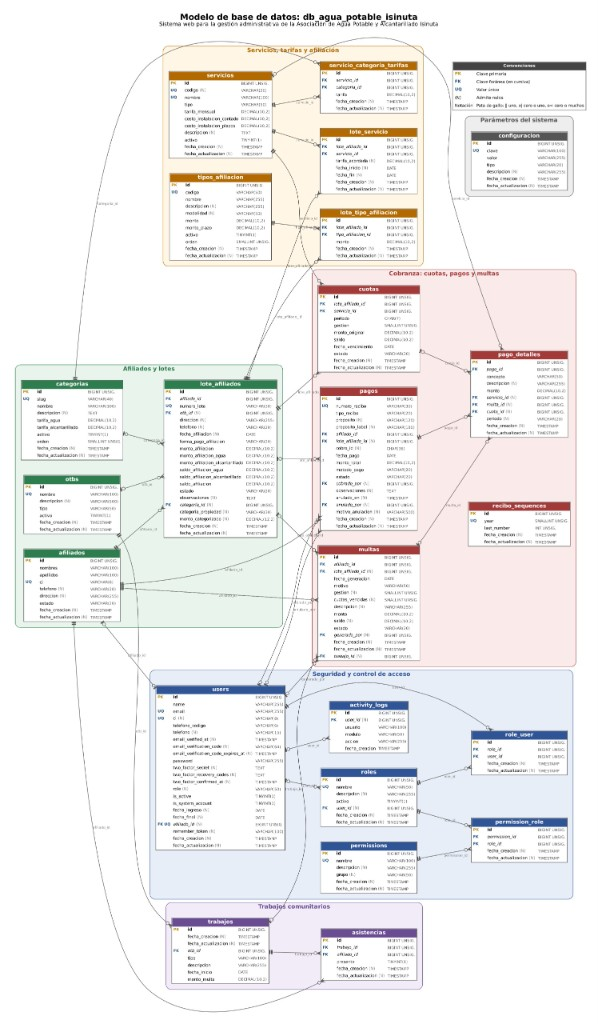
#> input picture _doc_review/erd_isinuta.jpg, 598 x 1024 px, given in place of Modelo de base de datos del sistema Isinuta.png, which was not available
$ python repack_erd_from_capture.py
#> lines starting #> are read from the running program, lines starting #| are printed output that depends on the picture; after the words box and inside, x2 and y2 are one past the last pixel; in counts of white or black regions, pixels touching at a corner belong together
# -*- coding: utf-8 -*-
"""
Reacomoda la captura Workbench ORIGINAL (mismo dibujo al 100%).
Solo mueve recortes de tablas para imprimir sin huecos.
"""
from pathlib import Path
import numpy as np
from PIL import Image, ImageDraw

SRC = Path(
    r"c:\laragon\www\gest_admin_ASOCIACIÓN_AGUA _POTABLE_ALCANTARILLADO _ISINUTA"
    r"\Claude outputs\Modelo de base de datos del sistema Isinuta.png"
)
OUT = Path(r"c:\Users\papu\Desktop\ERD_ISINUTA_impresion.png")
OUT2 = Path(r"c:\Users\papu\Desktop\ERD_ISINUTA.png")
DEBUG = Path(
    r"c:\laragon\www\gest_admin_ASOCIACIÓN_AGUA _POTABLE_ALCANTARILLADO _ISINUTA"
    r"\_doc_review\erd_detect_debug.png"
)

MARGIN = 36
GAP_X = 26
GAP_Y = 20


def detect_headers(arr):
    r = arr[:, :, 0].astype(np.int16)
    g = arr[:, :, 1].astype(np.int16)
    b = arr[:, :, 2].astype(np.int16)
    mask = (b > 155) & (g > 145) & (r < 230) & (b > r + 8)
    row_on = mask.mean(axis=1) > 0.008
    h, w = mask.shape
    headers = []
    y = 0
    while y < h:
        if not row_on[y]:
            y += 1
            continue
        y0 = y
        while y < h and row_on[y]:
            y += 1
        y1 = y - 1
        bh = y1 - y0 + 1
        if bh < 25:  # ignorar franjas azul de 11px (ruido)
            continue
        # si banda muy alta, partir cabecera típica ~50px
        if bh > 70:
            y1 = y0 + 49
            bh = 50
        strip = mask[y0 : y1 + 1].any(axis=0)
        # cierre horizontal de huecos de texto
        dil = np.zeros(w, dtype=bool)
        xs = np.where(strip)[0]
        for i in xs:
            dil[max(0, i - 22) : min(w, i + 23)] = True
        x = 0
        while x < w:
            if not dil[x]:
                x += 1
                continue
            x0 = x
            while x < w and dil[x]:
                x += 1
            x1 = x - 1
            if x1 - x0 >= 120:
                headers.append((x0, y0, x1, min(y1, y0 + 55)))
    # fusionar solapes misma banda
    headers = sorted(headers, key=lambda t: (t[1], t[0]))
    merged = []
    for hd in headers:
        if merged and abs(merged[-1][1] - hd[1]) <= 8 and hd[0] <= merged[-1][2] + 30:
            m = list(merged[-1])
            m[0] = min(m[0], hd[0])
            m[2] = max(m[2], hd[2])
            merged[-1] = tuple(m)
        else:
            merged.append(hd)
    return merged


def x_overlap(a0, a1, b0, b1):
    return max(0, min(a1, b1) - max(a0, b0) + 1)


def row_has_ink(arr, y, left, right):
    mid = left + max(50, int((right - left) * 0.7))
    row = arr[y, left : mid + 1]
    return float(np.mean(row[:, 0] < 100)) > 0.01 or float(np.mean(row[:, 0] < 200)) > 0.05


def build_tables(arr, headers):
    h, w, _ = arr.shape
    headers = sorted(headers, key=lambda t: (t[1], t[0]))
    tables = []
    for i, (x0, y0, x1, y1) in enumerate(headers):
        ym = (y0 + y1) // 2
        left, right = x0, x1
        while left > 1 and int(arr[ym, left - 1].mean()) < 247:
            left -= 1
        while right < w - 2 and int(arr[ym, right + 1].mean()) < 247:
            right += 1

        width = right - left + 1
        limit = min(h - 1, y1 + 1100)
        for j in range(i + 1, len(headers)):
            hx0, hy0, hx1, hy1 = headers[j]
            if hy0 <= y1 + 5:
                continue
            if x_overlap(left, right, hx0, hx1) >= min(width, hx1 - hx0 + 1) * 0.4:
                limit = min(limit, hy0 - 2)
                break

        top = y0
        bottom = y1 + 70
        miss = 0
        for y in range(y1 + 1, limit + 1):
            if row_has_ink(arr, y, left, right):
                bottom = y
                miss = 0
            else:
                miss += 1
                # Workbench deja ~15-25 px blancos entre filas; cortar solo tras hueco grande
                if y > y1 + 100 and miss >= 40:
                    break
        bottom = min(h - 1, bottom + 6)
        if right - left < 130 or bottom - top < 120:
            continue
        tables.append((left, top, right, bottom))
    return tables


def pack(crops, n_cols=5):
    items = sorted(enumerate(crops), key=lambda t: (-t[1].size[1], -t[1].size[0]))
    cols = [[] for _ in range(n_cols)]
    heights = [0] * n_cols
    widths = [0] * n_cols
    for _, im in items:
        i = int(np.argmin(heights))
        cols[i].append(im)
        heights[i] += im.size[1] + GAP_Y
        widths[i] = max(widths[i], im.size[0])
    heights = [max(0, v - GAP_Y) for v in heights]
    W = MARGIN * 2 + sum(widths) + GAP_X * (n_cols - 1)
    H = MARGIN * 2 + max(heights)
    canvas = Image.new("RGB", (W, H), (255, 255, 255))
    x = MARGIN
    for i, col in enumerate(cols):
        y = MARGIN
        for im in col:
            canvas.paste(im, (x + (widths[i] - im.size[0]) // 2, y))
            y += im.size[1] + GAP_Y
        x += widths[i] + GAP_X
    return canvas


def main():
    im = Image.open(SRC).convert("RGB")
#> im is the input picture: PIL image 598x1024 RGB; mean R, G, B 239.6, 238.4, 238.1
    arr = np.array(im)
    print("src", im.size)
#| src (598, 1024)
    headers = detect_headers(arr)
#> in detect_headers, `r = arr[:, :, 0].astype(np.int16)`:
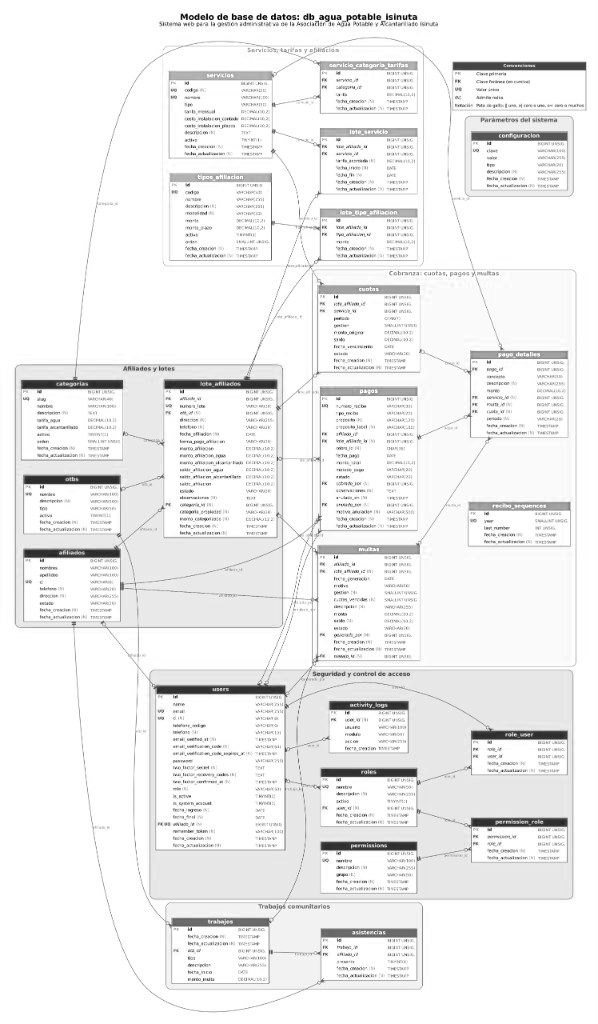
#> r: shape (1024, 598) int16; min 0, max 255, mean 239.6
#> in detect_headers, `g = arr[:, :, 1].astype(np.int16)`:
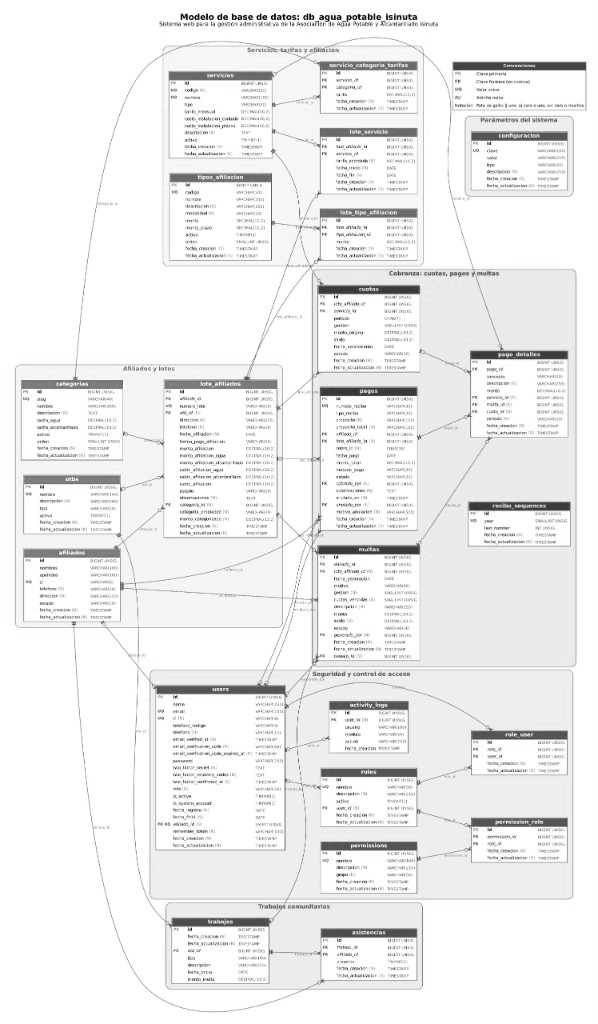
#> g: shape (1024, 598) int16; min 0, max 255, mean 238.4
#> in detect_headers, `b = arr[:, :, 2].astype(np.int16)`:
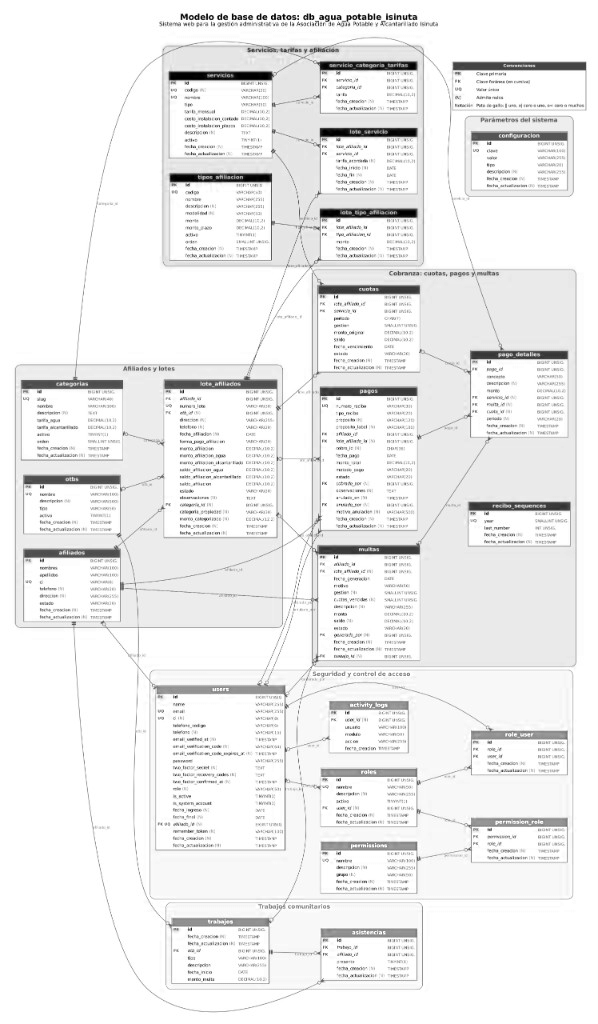
#> b: shape (1024, 598) int16; min 0, max 255, mean 238.1
#> in detect_headers, `mask = (b > 155) & (g > 145) & (r < 230) & (b > r + 8)`:
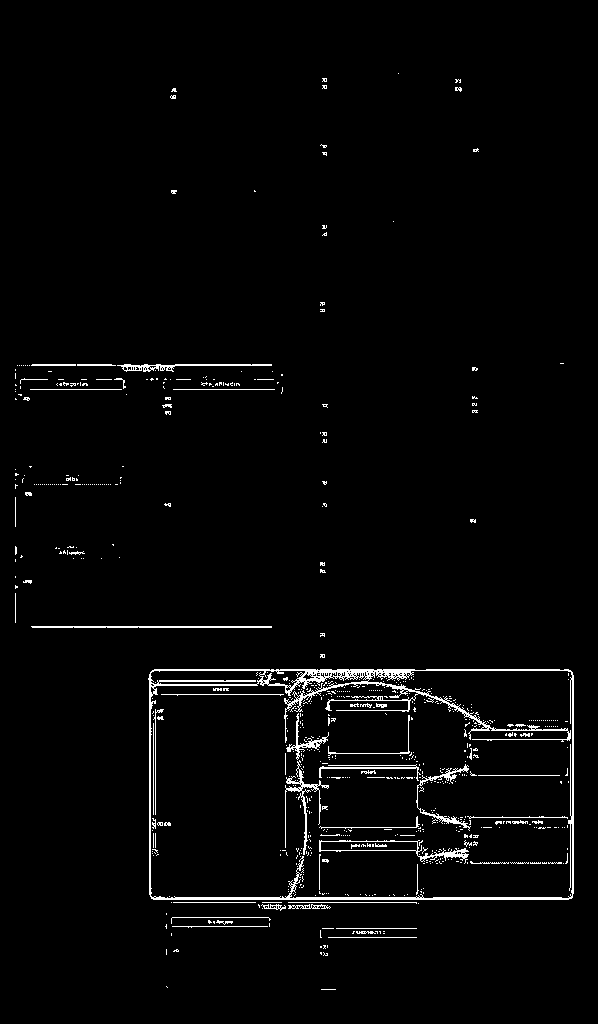
#> mask: shape (1024, 598) bool; 2.4% white in thin lines or dots, all inside (x1, y1, x2, y2) = (15, 73, 574, 990)
#> after the loop in detect_headers, `while y < h:`: headers = [(126, 669, 595, 718)]; y = 1024
#> the loop in detect_headers, `for hd in headers:` made 1 pass
#> after the loop in detect_headers, `for hd in headers:`: merged = [(126, 669, 595, 718)]
#> headers = [(126, 669, 595, 718)]
    print("headers", len(headers))
#| headers 1
    for hd in headers:
        print(" ", hd)
#> this loop made 1 pass
#|   (126, 669, 595, 718)

    boxes = build_tables(arr, headers)
#> the loop in build_tables, `for i, (x0, y0, x1, y1) in enumerate(headers):` made 1 pass
#> (x0, y0, x1, y1, ym, width) on pass 1: (126, 669, 595, 718, 693, 470)
#> after the loop in build_tables, `for i, (x0, y0, x1, y1) in enumerate(headers):`: tables = [(126, 669, 595, 1017)]
#> boxes = [(126, 669, 595, 1017)]
    print("tables", len(boxes))
#| tables 1
    for b in sorted(boxes, key=lambda x: (x[1], x[0])):
        print(f"  {b[2]-b[0]:4d}x{b[3]-b[1]:4d} @ ({b[0]:4d},{b[1]:4d})")
#> this loop made 1 pass
#|    469x 348 @ ( 126, 669)

    dbg = im.copy()
    d = ImageDraw.Draw(dbg)
    for b in boxes:
        d.rectangle(b, outline=(255, 0, 0), width=4)
    dbg.save(DEBUG)
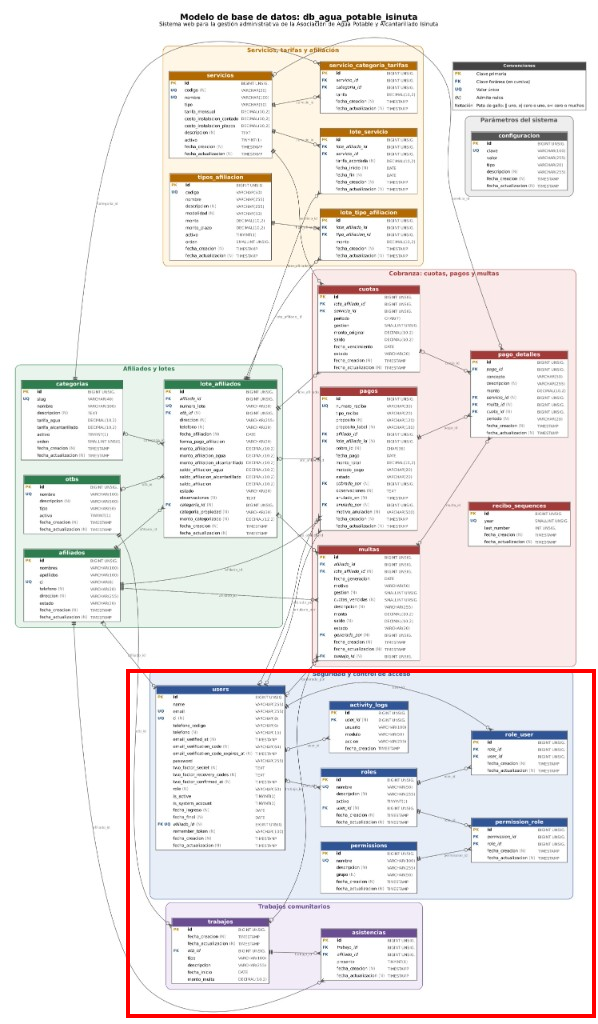
#> saved as erd_detect_debug.png: PIL image 598x1024 RGB; mean R, G, B 239.7, 235.7, 235.4

    order = sorted(range(len(boxes)), key=lambda i: (boxes[i][1] // 120, boxes[i][0]))
#> order = [0]
    crops = [im.crop((boxes[i][0], boxes[i][1], boxes[i][2] + 1, boxes[i][3] + 1)) for i in order]
#> crops = 1 item
    out = pack(crops, n_cols=5 if len(crops) >= 18 else 4)
#> the loop in pack, `for _, im in items:` made 1 pass
#> after the loop in pack, `for _, im in items:`: heights = [369, 0, 0, 0]; widths = [470, 0, 0, 0]
#> in pack, `heights = [max(0, v - GAP_Y) for v in heights]`: heights = [349, 0, 0, 0]
#> in pack, `W = MARGIN * 2 + sum(widths) + GAP_X * (n_cols - 1)`: W = 620
#> in pack, `H = MARGIN * 2 + max(heights)`: H = 421
#> in pack, `canvas = Image.new("RGB", (W, H), (255, 255, 255))`: canvas: PIL image 620x421 RGB; every value is 255
#> the loop in pack, `for i, col in enumerate(cols):` made 4 passes
#> x on passes 1 to 4: 532, 558, 584, 610
#> after the loop in pack, `for i, col in enumerate(cols):`:
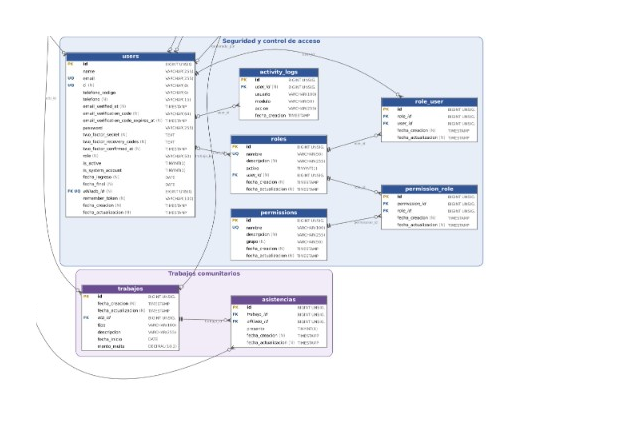
#> canvas: PIL image 620x421 RGB; mean R, G, B 240.7, 242.3, 246.5
#> after the loop in pack, `for i, col in enumerate(cols):`:
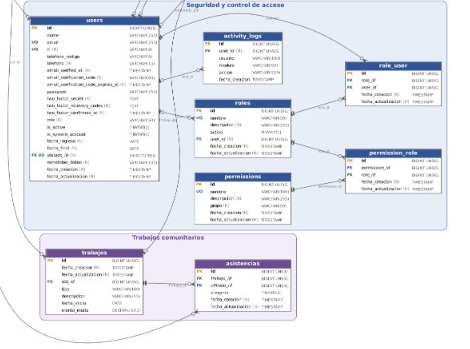
#> im: PIL image 470x349 RGB; mean R, G, B 232.2, 234.8, 241.4
#> after the loop in pack, `for i, col in enumerate(cols):`: x = 610

    for path in (OUT, OUT2):
        try:
            out.save(path, "PNG", optimize=True)
            print("OK", path, out.size)
        except OSError as e:
            alt = path.with_name(path.stem + "_v2.png")
            out.save(alt, "PNG", optimize=True)
            print("ALT", alt, e)


if __name__ == "__main__":
    main()

$ run again, on _doc_review/media_check/image12.jpeg
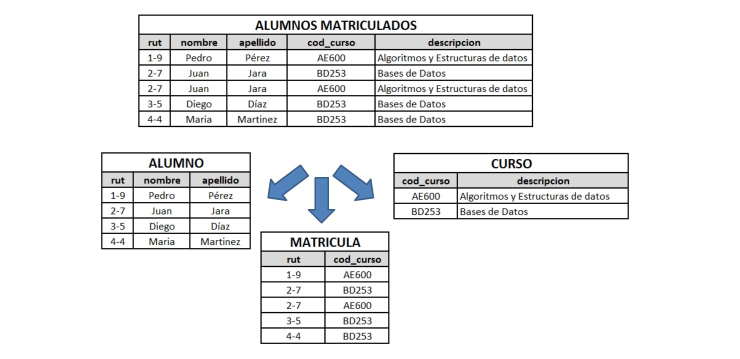
#> input picture _doc_review/media_check/image12.jpeg, 1480 x 718 px, given in place of Modelo de base de datos del sistema Isinuta.png, which was not available (shown at 1/2 size)
#> in main, im is the input picture: PIL image 1480x718 RGB; mean R, G, B 237.2, 237.6, 237.9
#| src (1480, 718)
#> in detect_headers, `mask = (b > 155) & (g > 145) & (r < 230) & (b > r + 8)`:
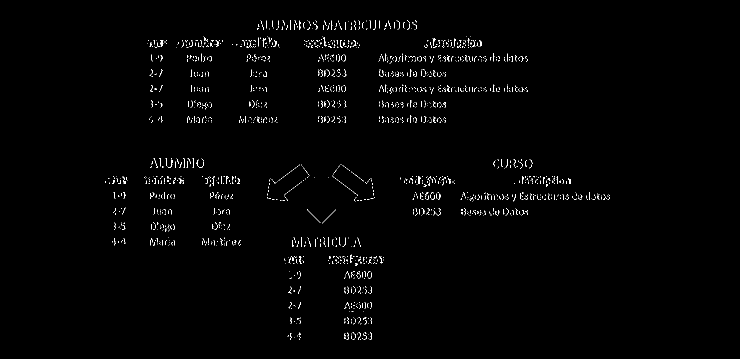
#> mask: shape (718, 1480) bool (shown at 1/2 size); 1% white in thin lines or dots, all inside (x1, y1, x2, y2) = (211, 41, 1220, 680)
#> after the loop in detect_headers, `while y < h:`: headers = []; y = 718
#> after the loop in detect_headers, `for hd in headers:`: merged = []
#| headers 0
#| tables 0
#> after the loop in pack, `for _, im in items:`: heights = [0, 0, 0, 0]
#> W = 150
#> H = 72
#> canvas: PIL image 150x72 RGB; every value is 255
#> the loop in pack, `for i, col in enumerate(cols):` made 4 passes
#> x on passes 1 to 4: 62, 88, 114, 140
#> after the loop in pack, `for i, col in enumerate(cols):`: x = 140
